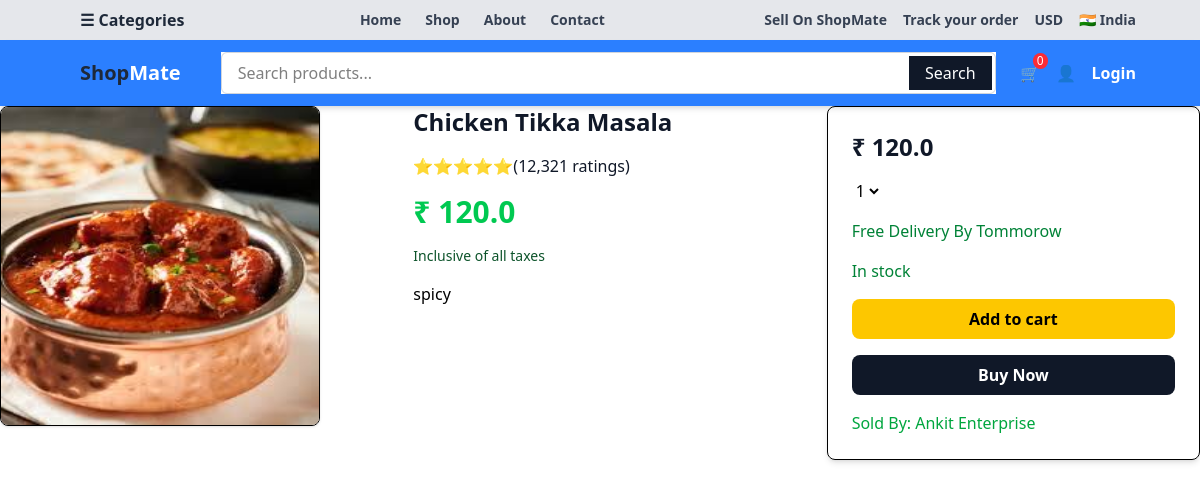
The app's page /chicken-tikka-masala-1 with its own data.
### myapp/models.py (models this page shows, shortened)
class Product(models.Model):
    name=models.CharField(max_length=100)
    price=models.FloatField()
    description=models.TextField()
    image=models.ImageField(upload_to='images/')#install pillow for image field
    slug=models.SlugField(unique=True,blank=True)
    stock=models.IntegerField()
    active=models.BooleanField()

### myapp/views.py (the view)
# urls.py: path('<slug:slug>',views.detail,name='detail')
def detail(request,slug):
    product=Product.objects.get(slug=slug)
    return render(request,'myapp/detail.html',{'product':product})

### cart/cart.py (called while the page is built)
    def __len__(self):
        return sum(int(item['qty']) for item in self.cart.values() if item['qty'])

### cart/context_processors.py (called while the page is built)
def cart(request):
    return {'cart':Cart(request)}

### myapp/templates/myapp/detail.html (shortened to what this page needs)
{% extends 'myapp/base.html' %}
{% block body %}
    <div class="max-w-7xl mx-auto grid grid-cols-3 gap-10">
        <div class="col-span-1">
            <img class="w-80 h-80 rounded-lg border shadow-sm" src="{{product.image.url}}" alt="">
        </div>
        <div class="col-span-1 space-y-4">
            <h1 class="text-2xl font-semibold text-gray-900">{{product.name}}</h1>
            <div class="text-yellow-500">
                ⭐️⭐️⭐️⭐️⭐️<span class="text-gray-900">(12,321 ratings)</span>
            </div>
            <p class="text-3xl text-green-500 font-bold">₹ {{product.price}}</p>
            <p class="text-sm text-green-900 font-md">Inclusive of all taxes</p>
            <div>
                <ul>
                    {{product.description}}
                </ul>
            </div>
        </div>
        <div class="col-span-1 border rounded-lg p-6 space-y-4 shadow-md">
            <p class="text-2xl font-bold text-gray-900">₹ {{product.price}}</p>
            <div>
                <select name="" id="select">
                    <option value="">1</option>
                </select>
            </div>
            <p class="'text-sm text-green-700">Free Delivery By Tommorow</p>
            {% if product.stock %}
                <p class="'text-sm text-green-700">In stock</p>
            {% else %}
                <p class="'text-sm text-green-700">Out Of Stock</p>
            {% endif %}
            <button id="atc"
           value="{{product.id}}" class="w-full bg-yellow-400 text-black font-semibold py-2 rounded-lg">Add to cart</button>
            <button class="w-full bg-gray-900 text-white font-semibold py-2 rounded-lg">Buy Now</button>
            <p class="text-green-600">
                Sold By: Ankit Enterprise
            </p>
        </div>
    </div>
{% endblock %}

### records on screen
Product: image (picture), name "Chicken Tikka Masala", price "120.0", description "spicy"
